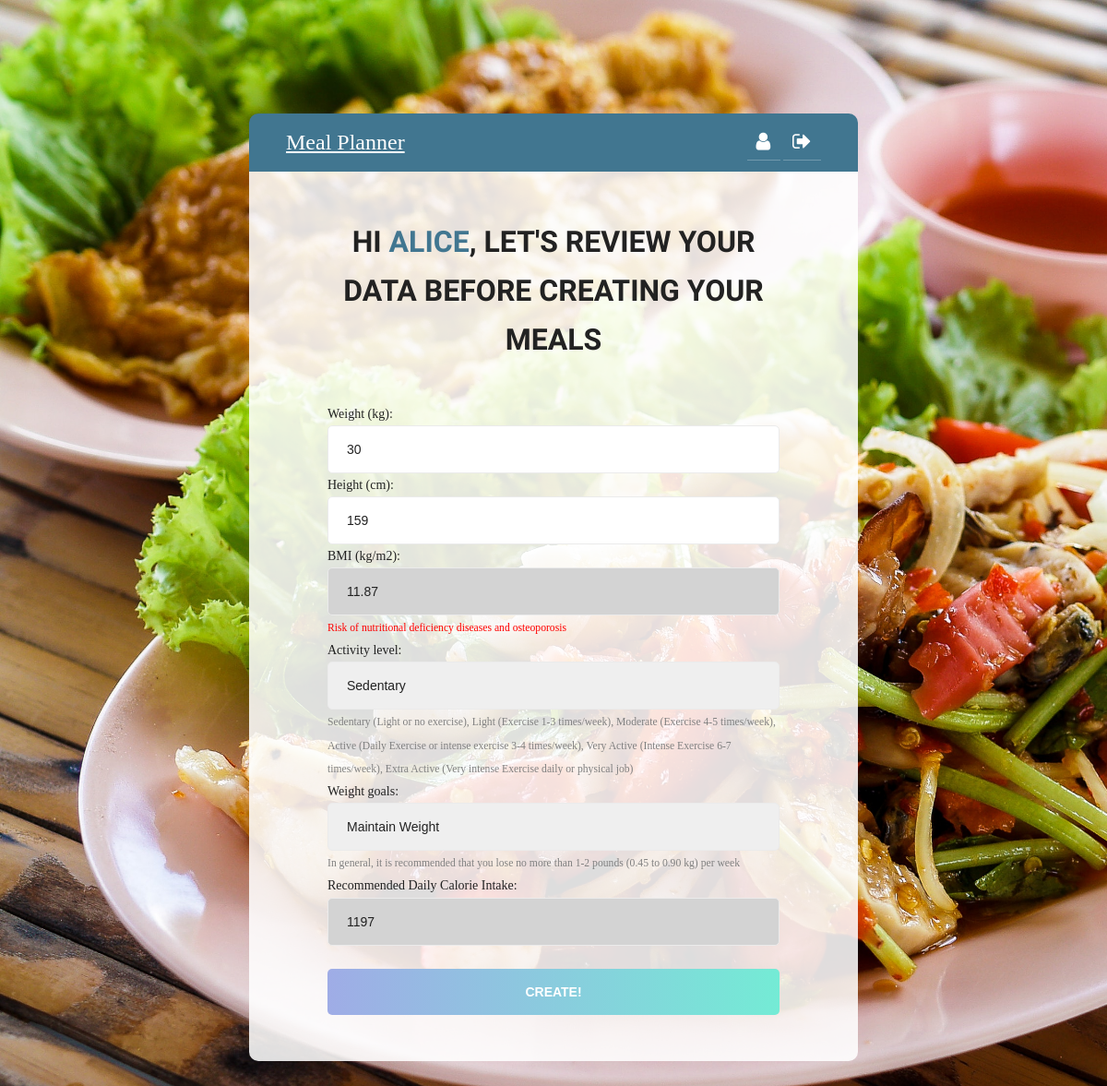
Page /kieFront/createPlan/ (signed in) on the earlier database version.
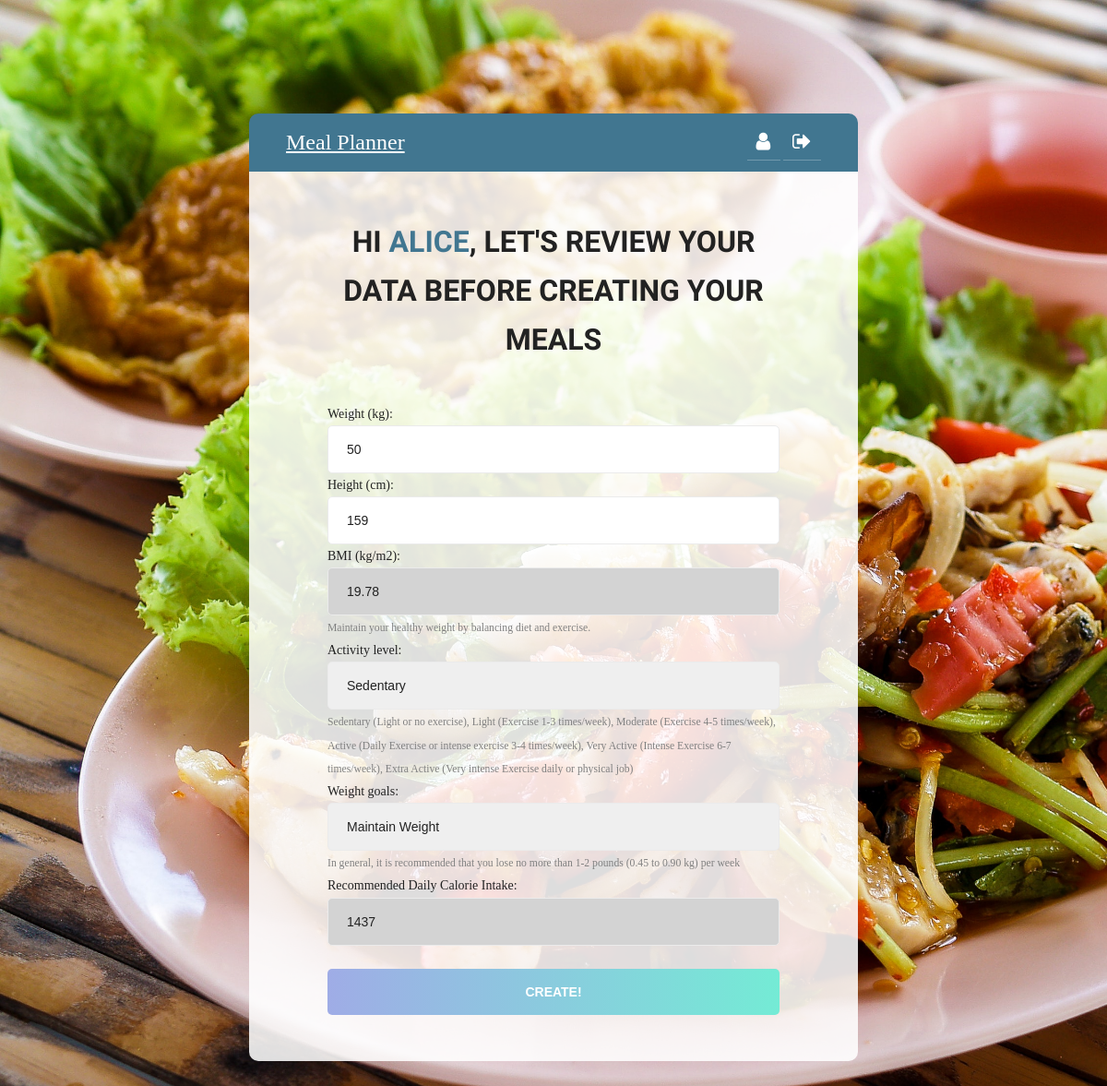
Same page on the later database version.
### kieFrontApp/models.py (models this page shows)
class User(AbstractUser):
    GENDER_MALE = 0
    GENDER_FEMALE = 1
    GENDER_CHOICES = [(GENDER_MALE, 'Male'), (GENDER_FEMALE, 'Female')]
    ACT_SEDENTARY = 0
    ACT_LIGHT = 1
    ACT_MODERATE = 2
    ACT_ACTIVE= 3
    ACT_VERYACTIVE= 4
    ACT_EXTRAACTIVE= 5
    ACTIVITY_CHOICES = [(ACT_SEDENTARY, 'Sedentary'), (ACT_LIGHT, 'Light'), (ACT_MODERATE, 'Moderate'),
        (ACT_ACTIVE, 'Active'), (ACT_VERYACTIVE, 'Very Active'), (ACT_EXTRAACTIVE, 'Extra Active')]
    email = models.EmailField(null=True, blank=True)
    weight = models.DecimalField(null=True, blank=True, decimal_places=2, max_digits=6)
    height = models.DecimalField(null=True, blank=True, decimal_places=2, max_digits=6 )
    birth_date = models.DateField(null=True, blank=True)
    gender = models.IntegerField(null=True, default=0, blank=True, choices=GENDER_CHOICES)
    activity = models.IntegerField(null=True, default=0, blank=True, choices=ACTIVITY_CHOICES)

### kieFrontApp/views.py (the view, shortened to what this page needs)
class CreatePlanView(TemplateView):
    def get(self, request, **kwargs):
        if (request.user.is_authenticated):
            u = request.user
            age_rdelta = relativedelta(datetime.date.today(), u.birth_date)
            age = age_rdelta.years + age_rdelta.months/12 + age_rdelta.days / 365.25
            wt = u.weight.__float__()   # weight in kg
            ht = u.height.__float__()   # height in cm
            act = ACTIVITY_DICT.get(u.activity, 1.2)  # activity factor
            bmi =  wt / (ht/100)**2
            amr = CalculateCalories(u.gender, wt, ht, age, act)
            return render(request, 'createPlan.html', context={
                "BMI": bmi,
                "Calories" : amr,
                "AGE": age
            })
        else:
           return redirect('/login/')

### kieFrontApp/views.py (called while the page is built)
def CalculateCalories(gender, wt, ht, age, activity):
    if (gender == 0):
        bmr = 10*wt + 6.25*ht - 5*age + 5
    else:
        bmr = 10*wt + 6.25*ht - 5*age - 161
    return activity * bmr

### kieFrontApp/templates/createPlan.html (shortened to what this page needs)
{% extends 'baseLoggedIn.html' %}
{% load static %}
{% block content %}
            <div class="loggedin-content">
                <form method="POST" id="createMeal-form" class="signup-form" action="/createPlan/">
                    <h2 class="form-title">Hi <span style="color: #417690;">{{user.username}}</span>, let's review your data before creating your meals</h2>
                    <div class="form-group">
                        <label for="id_weight">Weight (kg):</label>
                        <input type="number" class="form-input" name="weight" id="id_weight" min="20" max="200" step="1" value="{{ user.weight|floatformat:0}}"/>
                    </div>
                    <div class="form-group">
                        <label for="id_height">Height (cm):</label>
                        <input type="number" class="form-input" name="height" id="id_height" min="50" max="300" step="1" value="{{ user.height|floatformat:0 }}"/>
                   </div>
                    <div class="form-group">
                        <label for="id_bmi">BMI (kg/m2):</label>
                        <input type="text" class="form-input readonly" name="bmi" id="id_bmi" value="{{ BMI|floatformat:2 }}" readonly />
                        {% if BMI <= 18.5 %}
                        <small id="h_bmi" style="color: red">Risk of nutritional deficiency diseases and osteoporosis</small>
                        {% elif BMI < 23.0 %}
                        <small id="h_bmi" style="color: grey">Maintain your healthy weight by balancing diet and exercise.</small>
                        {% elif BMI < 27.5 %}
                        <small id="h_bmi" style="color: #ff9900">Aim to lose 5-10% of your weight over the next 6-12 months for a healthier you</small>
                        {% else %}
                        <small id="h_bmi" style="color: red">You are at risk of numerous health problems. Aim to lose 5-10% of your weight over the next 6-12 months. Lose weight to stay healthy</small>
                        {% endif %}
                    </div>
                    <div class="form-group">
                        <label for="id_activity">Activity level:</label>
                        <select name="activity" class="form-input" id="id_activity">
                            <option value="0" {% if user.activity == 0 %}selected{% endif %}>Sedentary</option>
                        </select>
                        <small style="color: grey">Sedentary (Light or no exercise),
                            Light (Exercise 1-3 times/week), Moderate (Exercise 4-5 times/week),
                            Active (Daily Exercise or intense exercise 3-4 times/week),
                            Very Active (Intense Exercise 6-7 times/week), Extra Active (Very intense Exercise daily or physical job)</small>
                   </div>
                    <div class="form-group">
                        <label for="id_goals">Weight goals:</label>
                        <select name="goals" class="form-input" id="id_goals">
                            <option value="0" >Maintain Weight</option>
                        </select>
                        <small style="color: grey">In general, it is recommended that you lose no more than 1-2 pounds (0.45 to 0.90 kg) per week</small>
                    </div>
                    <div class="form-group">
                        <label for="id_calories">Recommended Daily Calorie Intake:</label>
                        <input type="text" class="form-input readonly" name="calories" id="id_calories" step="1" value="{{ Calories|floatformat:0 }}" readonly />
                    </div>
                    <br>
                    <div class="form-group">
                      <input type="submit" name="submit" id="createPlan_submit" class="form-submit" value="Create!"/>
                    </div>
                </form>
            </div>
{% endblock %}

Differences in the rows shown:
changed User "ALICE": weight "30" → "50"
Other differences:
form field bmi: "11.87" → "19.78"
form field calories: "1197" → "1437"
text no longer shown: "Risk of nutritional deficiency diseases and osteoporosis"
text now shown: "Maintain your healthy weight by balancing diet and exercise."
